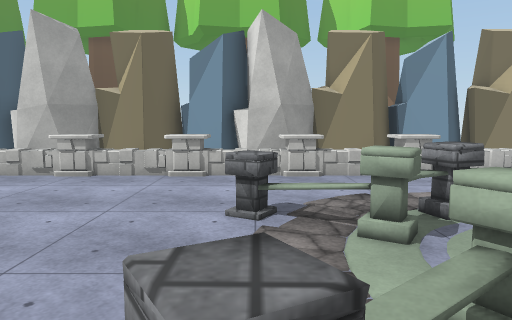
View 1 (above)

19 first-person views from a walk through a scene from a Unity 3-D project. The camera is 1.5 m above the floor, tilts 6° down and sees 70° across. The floor is counted in squares, 1 m on a side. Each view is taken from the middle of a square. On the plan, view 1 faces up. The plan holds only what a view shows up to about 16 squares ahead; the rest is blank. The place goes on beyond the plan. The player is left out. Some surface patterns are stand-ins.

View 2
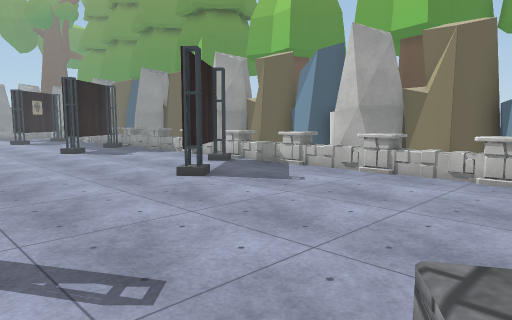

View 3
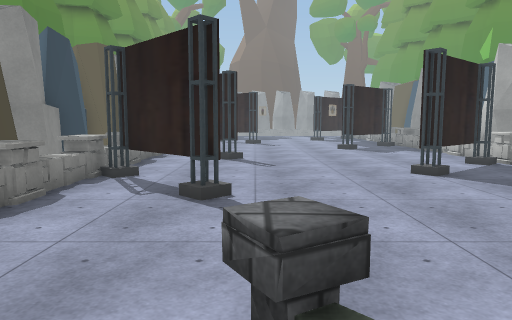

View 4
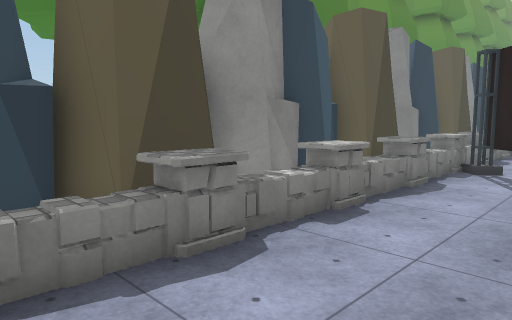

View 5
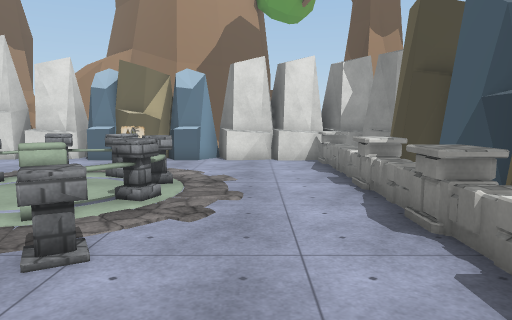

View 6
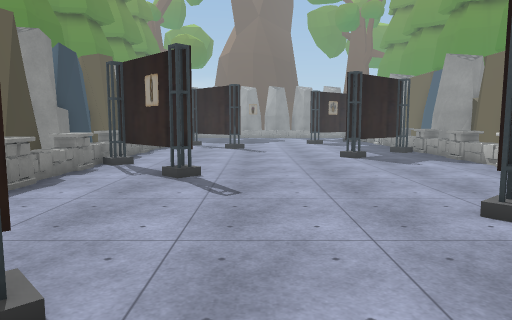

View 7
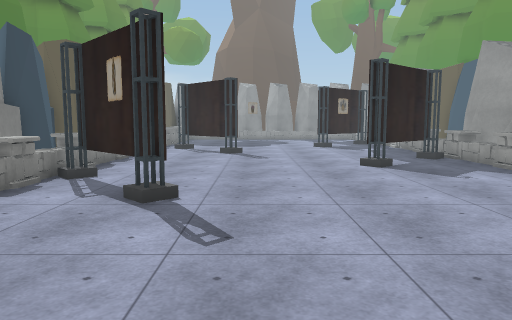

View 8
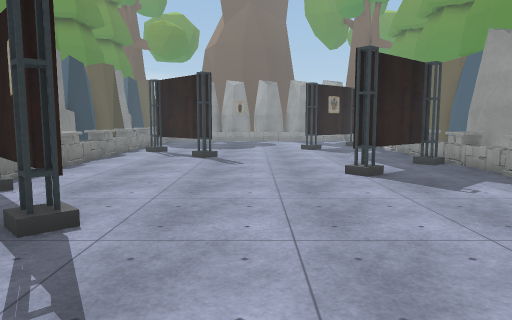

View 9
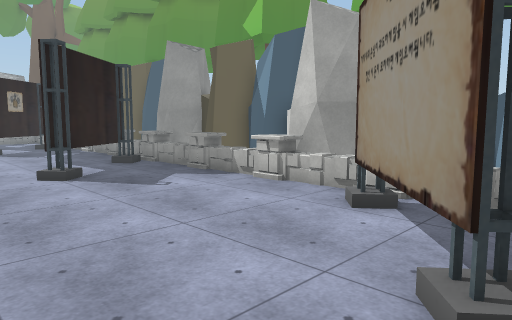

View 10
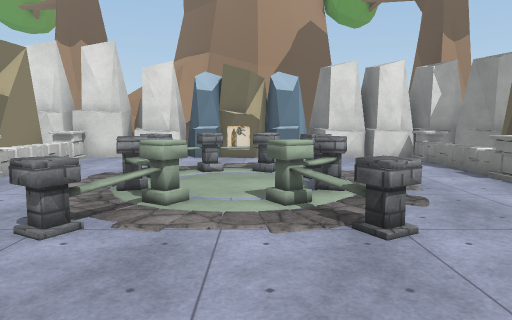

View 11
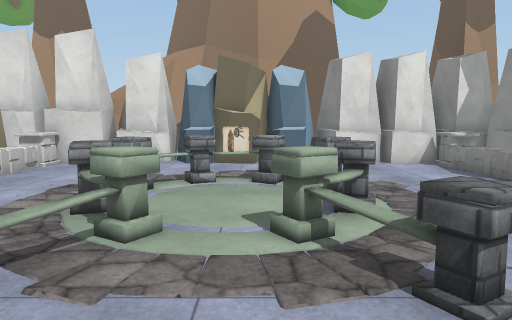

View 12
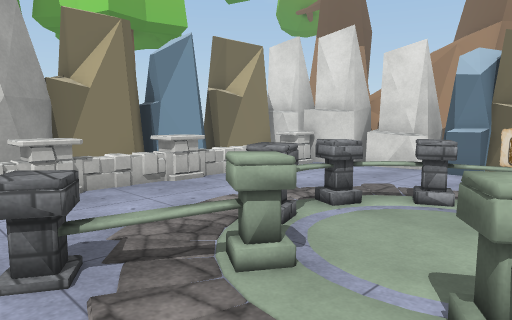

View 13
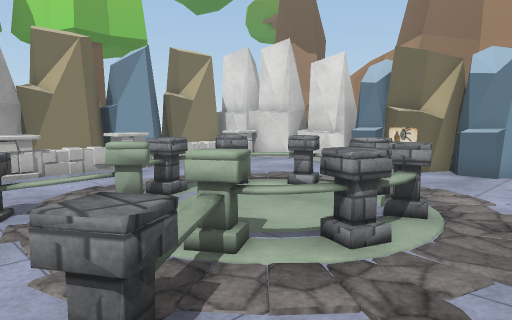

View 14
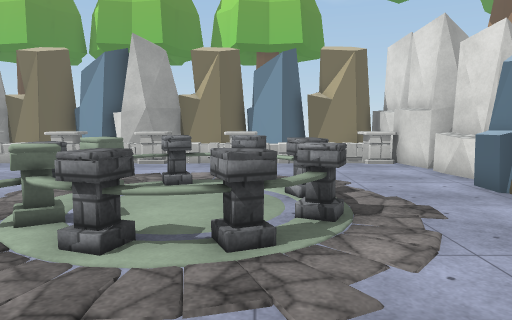

View 15
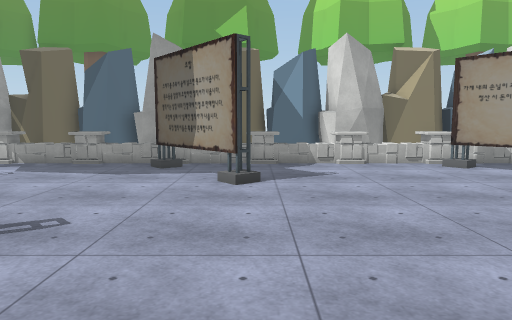

View 16
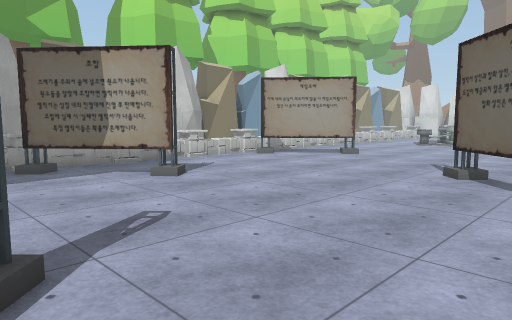

View 17
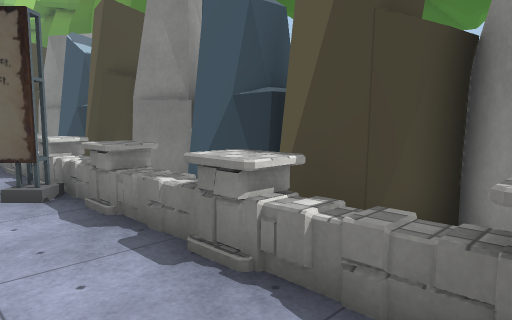

View 18
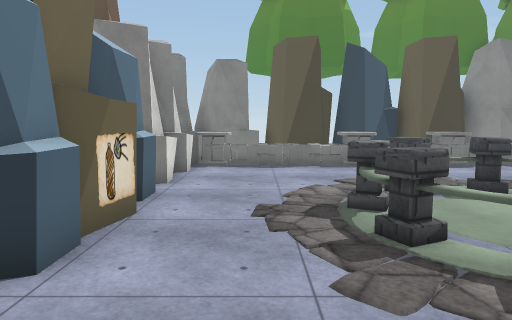

View 19
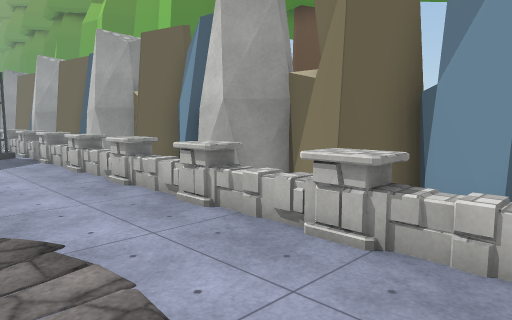

### Floor plan
Key: @ floor where view 1 was taken; # wall or solid block; . floor; ^ raised ledge; R rock; F fence; P pillar; O other object.
Columns run from 24 left of view 1 to 11 right of it. Each row starts with its distance up from view 1.
 12 RR #R##RRR##R#RRR #R#RRRR###RRRRR#R
 11 RFFRFR^FRRRFFRFRFRR^FF^RRRFRRFRFRRRR
 10 ^FF^FFFFFFFFFFFFFFF^FF^FFFFFFFFFFFR
  9 ...O.........O....................R#
  8 ...OO........OO....................R
  7 ....OO........OO...................R
  6 .....OO........O........P.OPOP.....R
  5 .........................OO...P...RR
  4 ..............................P...R#
  3 ..........................O...P...R#
  2 .........................OOR.PP...RR
  1 O.......................P..POP.....R
  0 O.........OO......OO....@.........RR
 -1 .........OO......OO...............R#
 -2 ........OO......OO................R#
 -3 ........O.......O.................R#
 -4 ^FF^FFFFFFFFFFFFFFF^FF^FFFFFFFFFFFRR
 -5 RRR#RRRRRRR#RRRRRR#RRRRR#RRRRRRRRRR#
 -6  ####RRR####RRR # ##RR ## #RR###R###

Where each view was taken, in squares from view 1:
view 1: 0 up, 0 right, facing up
view 2: 0 up, 0 right, facing up-left
view 3: 1 up, 2 right, facing left
view 4: 0 up, 4 right, facing down-left
view 5: 1 down, 4 left, facing right
view 6: 2 up, 3 left, facing left
view 7: 2 up, 6 left, facing left
view 8: 3 up, 8 left, facing left
view 9: 3 up, 8 left, facing up-left
view 10: 3 up, 5 left, facing right
view 11: 3 up, 3 left, facing right
view 12: 2 up, 1 left, facing up-right
view 13: 1 down, 1 left, facing up-right
view 14: 3 down, 5 right, facing up
view 15: 3 down, 18 left, facing up
view 16: 3 down, 24 left, facing up-right
view 17: 1 down, 24 left, facing down-right
view 18: 9 up, 8 right, facing down
view 19: 6 up, 7 right, facing up-left
